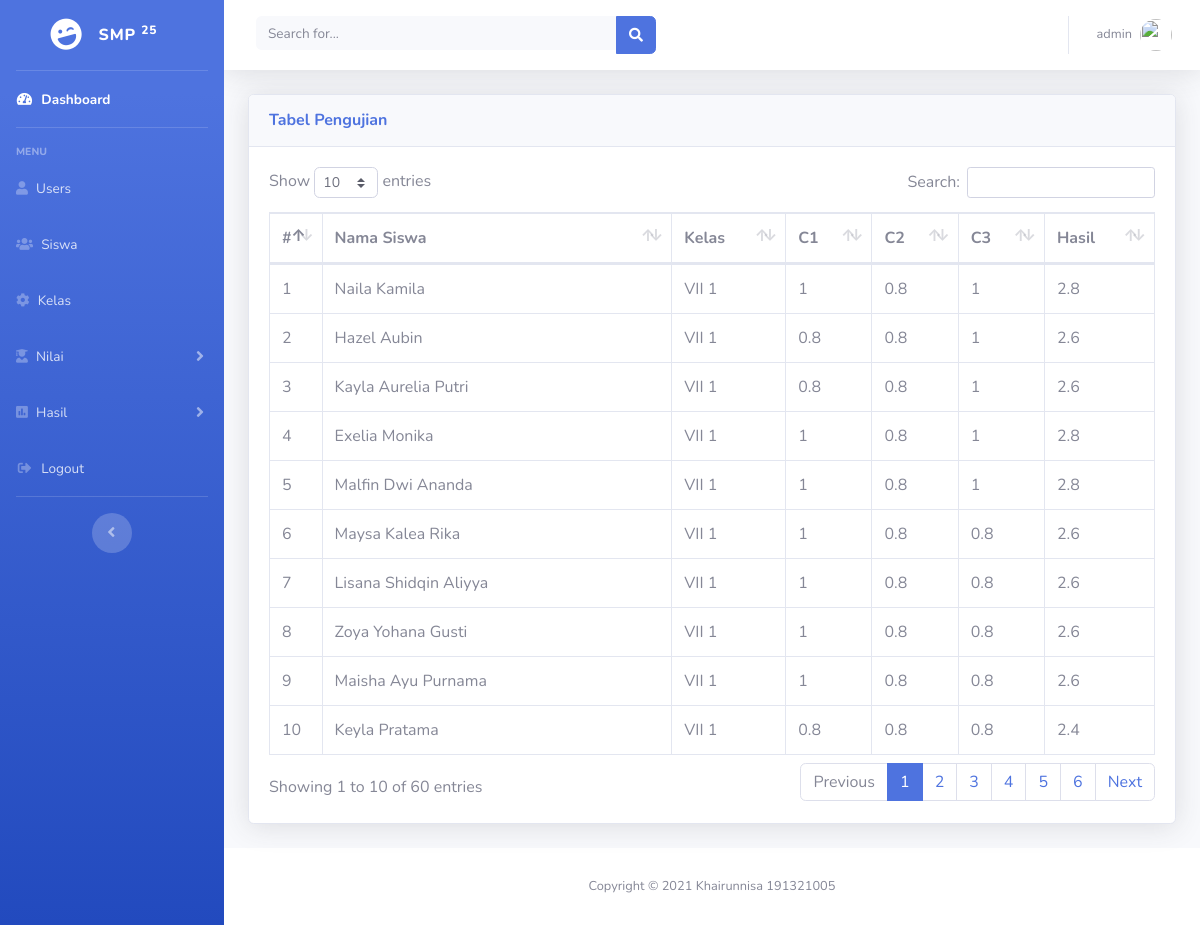
/index.php?p=module/nilai/pengujian (signed in), run on the app's committed database.
### tables this page shows
CREATE TABLE `tb_nilai_pengujian` (
  `np_id` int(11) NOT NULL,
  `siswa_id` int(11) NOT NULL,
  `np_c1` double NOT NULL,
  `np_c2` double NOT NULL,
  `np_c3` double NOT NULL,
  `np_hasil` double NOT NULL
);

CREATE TABLE `tb_siswa` (
  `siswa_id` int(11) NOT NULL,
  `siswa_nama` varchar(50) NOT NULL,
  `kelas_id` int(11) NOT NULL,
  `siswa_jk` enum('Laki - Laki','Perempuan') NOT NULL
);

CREATE TABLE `ms_kelas` (
  `kelas_id` int(11) NOT NULL,
  `kelas_nama` varchar(20) NOT NULL,
  `kelas_jumlah` int(11) NOT NULL,
  `kelas_status` varchar(40) NOT NULL
);

### module/nilai/pengujian.php (the view)
<div class="card shadow mb-4">
    <div class="card-header py-3">
        <h6 class="m-0 font-weight-bold text-primary">Tabel Pengujian</h6>
    </div>
    <div class="card-body">
        <div class="table-responsive">
            <table class="table table-bordered" id="dataTable" width="100%" cellspacing="0">
                <thead>
                    <tr>
                        <th>#</th>
                        <th>Nama Siswa</th>
                        <th>Kelas</th>
                        <th>C1</th>
                        <th>C2</th>
                        <th>C3</th>
                        <th>Hasil</th>
                    </tr>
                </thead>
                <tbody>
                    <?php
                    $ambil = $koneksi->query("SELECT * FROM tb_nilai_pengujian a JOIN tb_siswa b ON a.siswa_id = b.siswa_id JOIN ms_kelas c ON b.kelas_id = c.kelas_id");
                    foreach ($ambil as $no => $row) :
                    ?>
                        <tr>
                            <td style="width: 5%;"><?= $no + 1 ?></td>
                            <td><?= $row['siswa_nama'] ?></td>
                            <td><?= $row['kelas_nama'] ?></td>
                            <td><?= $row['np_c1'] ?></td>
                            <td><?= $row['np_c2'] ?></td>
                            <td><?= $row['np_c3'] ?></td>
                            <td><?= $row['np_hasil'] ?></td>
                        </tr>
                    <?php endforeach ?>
                </tbody>
            </table>
        </div>
    </div>
</div>

### data on the page
tb_nilai_pengujian: siswa.siswa_nama "Naila Kamila", ms_kelas.kelas_nama "VII 1", np_c1 "1", np_c2 "0.8", np_c3 "1", np_hasil "2.8"
tb_nilai_pengujian: siswa.siswa_nama "Hazel Aubin", ms_kelas.kelas_nama "VII 1", np_c1 "0.8", np_c2 "0.8", np_c3 "1", np_hasil "2.6"
tb_nilai_pengujian: siswa.siswa_nama "Kayla Aurelia Putri", ms_kelas.kelas_nama "VII 1", np_c1 "0.8", np_c2 "0.8", np_c3 "1", np_hasil "2.6"
tb_nilai_pengujian: siswa.siswa_nama "Exelia Monika", ms_kelas.kelas_nama "VII 1", np_c1 "1", np_c2 "0.8", np_c3 "1", np_hasil "2.8"
tb_nilai_pengujian: siswa.siswa_nama "Malfin Dwi Ananda", ms_kelas.kelas_nama "VII 1", np_c1 "1", np_c2 "0.8", np_c3 "1", np_hasil "2.8"
tb_nilai_pengujian: siswa.siswa_nama "Maysa Kalea Rika", ms_kelas.kelas_nama "VII 1", np_c1 "1", np_c2 "0.8", np_c3 "0.8", np_hasil "2.6"
tb_nilai_pengujian: siswa.siswa_nama "Lisana Shidqin Aliyya", ms_kelas.kelas_nama "VII 1", np_c1 "1", np_c2 "0.8", np_c3 "0.8", np_hasil "2.6"
tb_nilai_pengujian: siswa.siswa_nama "Zoya Yohana Gusti", ms_kelas.kelas_nama "VII 1", np_c1 "1", np_c2 "0.8", np_c3 "0.8", np_hasil "2.6"
tb_nilai_pengujian: siswa.siswa_nama "Maisha Ayu Purnama", ms_kelas.kelas_nama "VII 1", np_c1 "1", np_c2 "0.8", np_c3 "0.8", np_hasil "2.6"
tb_nilai_pengujian: siswa.siswa_nama "Keyla Pratama", ms_kelas.kelas_nama "VII 1", np_c1 "0.8", np_c2 "0.8", np_c3 "0.8", np_hasil "2.4"

### other printed values
$_SESSION['login']['user_fullname'] "admin"
